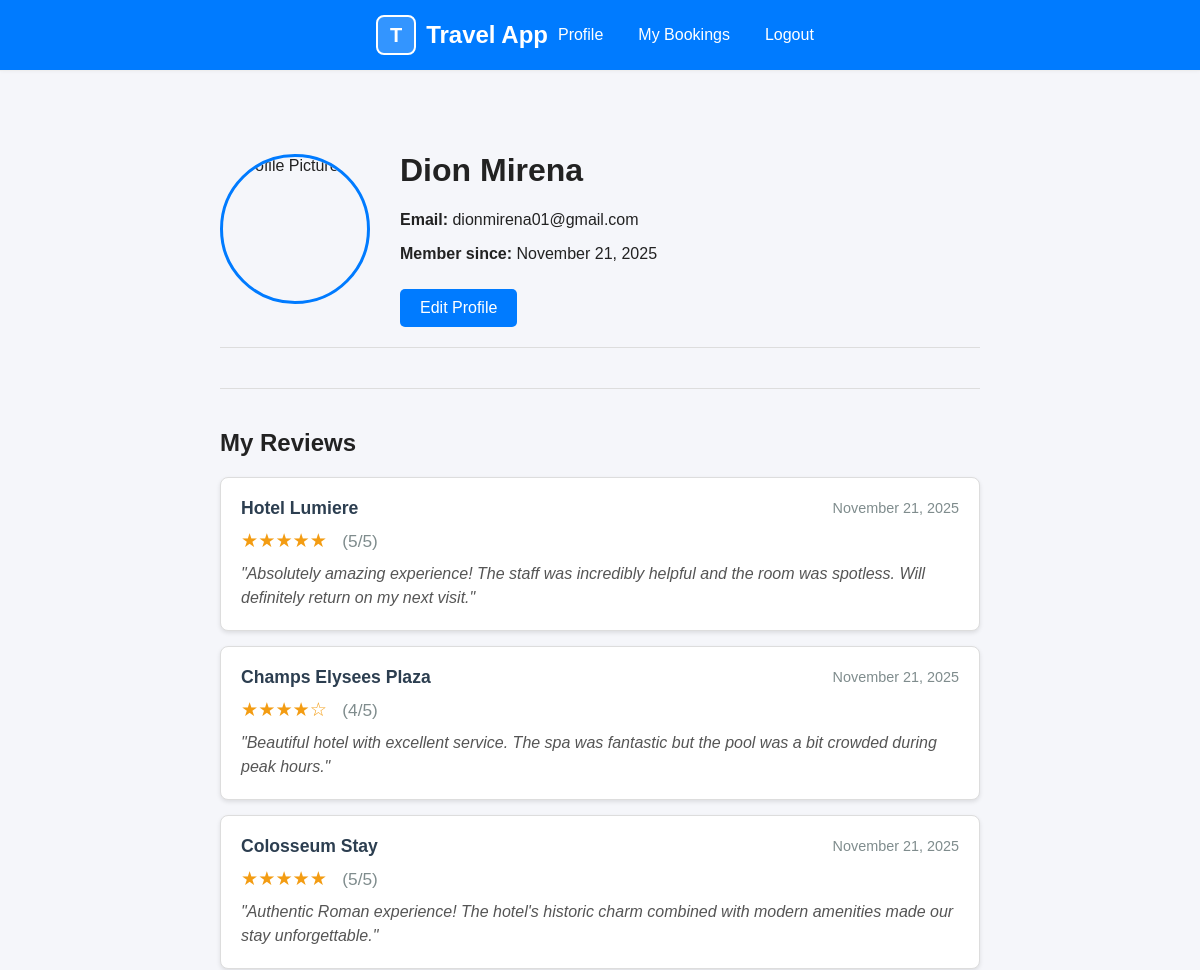
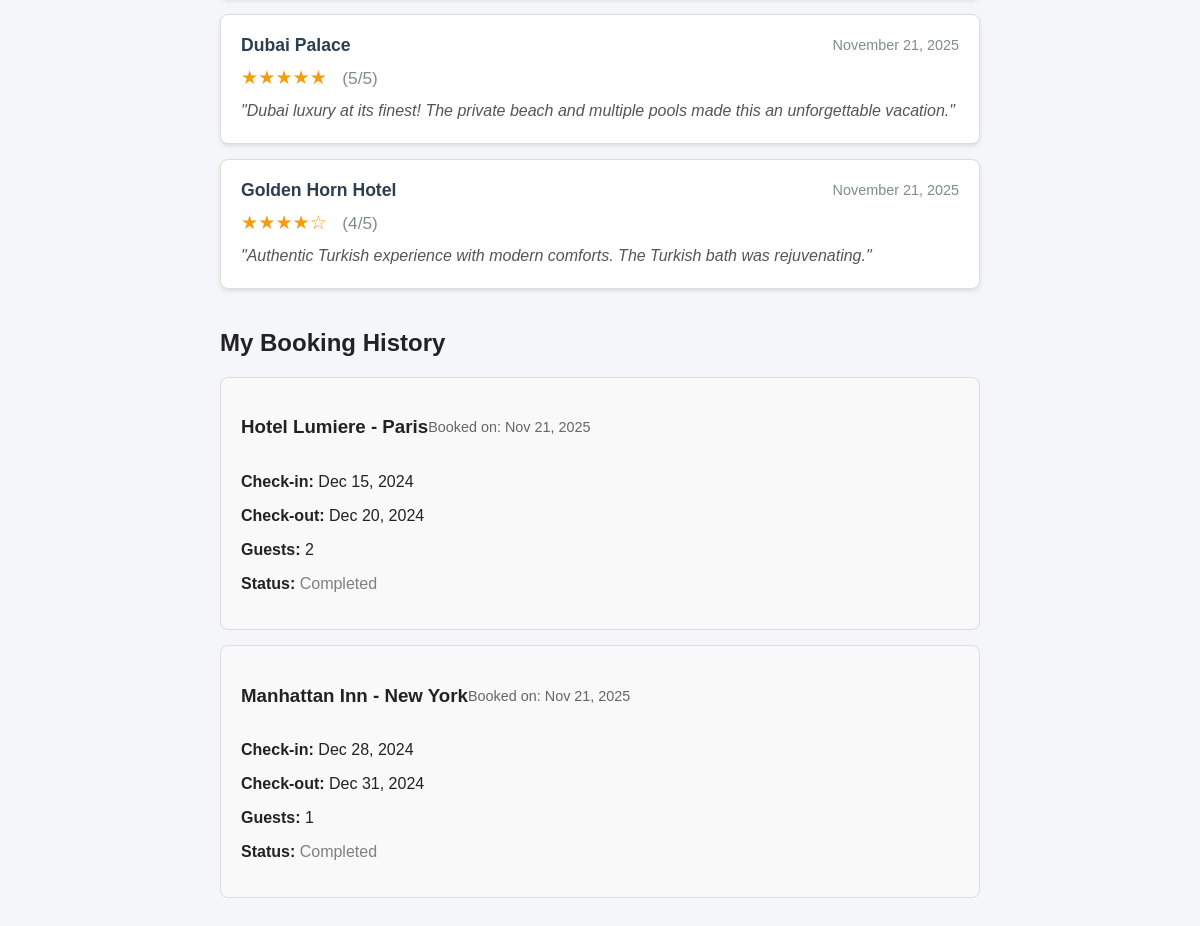
The app's page /profile.php (signed in) with its own data (2 pictures, top to bottom).
### tables this page shows
CREATE TABLE `users` (
  `id` int NOT NULL,
  `name` varchar(100) NOT NULL,
  `email` varchar(100) NOT NULL,
  `password` varchar(255) NOT NULL,
  `is_verified` tinyint(1) DEFAULT '0',
  `verify_token` varchar(255) DEFAULT NULL,
  `reset_token` varchar(255) DEFAULT NULL,
  `reset_expires` datetime DEFAULT NULL,
  `photo` varchar(255) DEFAULT NULL,
  `created_at` timestamp NULL DEFAULT CURRENT_TIMESTAMP
);

CREATE TABLE `reviews` (
  `id` int NOT NULL,
  `user_id` int DEFAULT NULL,
  `hotel_id` int DEFAULT NULL,
  `name` varchar(100) NOT NULL,
  `rating` int NOT NULL,
  `review` text NOT NULL,
  `date` timestamp NULL DEFAULT CURRENT_TIMESTAMP
);

CREATE TABLE `hotels` (
  `id` int NOT NULL,
  `place_id` int DEFAULT NULL,
  `name` varchar(100) DEFAULT NULL,
  `description` text,
  `image` text,
  `price` decimal(10,2) DEFAULT NULL,
  `amenities` text
);

CREATE TABLE `bookings` (
  `id` int NOT NULL,
  `user_id` int DEFAULT NULL,
  `user_name` varchar(100) DEFAULT NULL,
  `user_email` varchar(100) DEFAULT NULL,
  `hotel_id` int DEFAULT NULL,
  `check_in` date DEFAULT NULL,
  `check_out` date DEFAULT NULL,
  `guests` int DEFAULT NULL,
  `room_type` varchar(100) DEFAULT NULL,
  `total_amount` decimal(10,2) DEFAULT NULL,
  `status` enum('pending','confirmed','cancelled') DEFAULT 'pending',
  `created_at` timestamp NULL DEFAULT CURRENT_TIMESTAMP
);

CREATE TABLE `places` (
  `id` int NOT NULL,
  `name` varchar(100) DEFAULT NULL,
  `description` text,
  `image` text
);

### profile.php (the view, shortened to what this page needs)
<?php
require 'db.php';
$stmt = $pdo->prepare("SELECT * FROM users WHERE id=?");
$stmt->execute([$_SESSION['user_id']]);
$user = $stmt->fetch();
$stmt = $pdo->prepare("SELECT b.*, h.name as hotel_name, p.name as place_name
                       FROM bookings b
                       JOIN hotels h ON b.hotel_id = h.id
                       JOIN places p ON h.place_id = p.id
                       WHERE b.user_id = ?
                       ORDER BY b.created_at DESC");
$stmt->execute([$_SESSION['user_id']]);
$bookings = $stmt->fetchAll();
$reviews_stmt = $pdo->prepare("
    SELECT r.*, h.name as hotel_name, h.id as hotel_id
    FROM reviews r
    LEFT JOIN hotels h ON r.hotel_id = h.id
    WHERE r.user_id = ?
    ORDER BY r.date DESC
");
$reviews_stmt->execute([$_SESSION['user_id']]);
$user_reviews = $reviews_stmt->fetchAll();
?>
<?php include 'includes/template/header.php'?>
<!doctype html>
<html>
<head>
</head>
<body>
    <main class="container profile-container">
        <div class="profile-header">
            <img src="<?= !empty($user['photo']) ? htmlspecialchars($user['photo']) : 'assets/default-avatar.jpg' ?>"
                 alt="Profile Picture" class="profile-pic">
            <div class="profile-info">
                <h1><?= htmlspecialchars($user['name']) ?></h1>
                <p><strong>Email:</strong> <?= htmlspecialchars($user['email']) ?></p>
                <p><strong>Member since:</strong> <?= date('F j, Y', strtotime($user['created_at'] ?? 'now')) ?></p>
                <a href="profile_edit.php" class="btn">Edit Profile</a>
            </div>
        </div>
        <section class="reviews-history">
            <h2>My Reviews</h2>
            <?php if (count($user_reviews) > 0): ?>
                <?php foreach($user_reviews as $review): ?>
                    <div class="review-card">
                        <div class="review-header">
                            <div class="review-hotel">
                                <?php if (!empty($review['hotel_name'])): ?>
                                     <?= htmlspecialchars($review['hotel_name']) ?>
                                <?php else: ?>
                                     General Review
                                <?php endif; ?>
                            </div>
                            <span class="review-date">
                                <?= date('F j, Y', strtotime($review['date'])) ?>
                            </span>
                        </div>
                        <div class="review-rating">
                            <?= str_repeat('★', $review['rating']) . str_repeat('☆', 5 - $review['rating']) ?>
                            <span style="color: #7f8c8d; font-size: 0.9em; margin-left: 10px;">
                                (<?= $review['rating'] ?>/5)
                            </span>
                        </div>
                        <div class="review-text">
                            "<?= htmlspecialchars($review['review']) ?>"
                        </div>
                    </div>
                <?php endforeach; ?>
            <?php endif; ?>
        </section>
        <section class="booking-history">
            <h2>My Booking History</h2>
            <?php if (count($bookings) > 0): ?>
                <?php foreach($bookings as $booking): ?>
                    <div class="booking-card">
                        <div class="booking-header">
                            <h3><?= htmlspecialchars($booking['hotel_name']) ?> - <?= htmlspecialchars($booking['place_name']) ?></h3>
                            <span style="color: #666; font-size: 0.9em;">
                                Booked on: <?= date('M j, Y', strtotime($booking['created_at'])) ?>
                            </span>
                        </div>
                        <p><strong>Check-in:</strong> <?= date('M j, Y', strtotime($booking['check_in'])) ?></p>
                        <p><strong>Check-out:</strong> <?= date('M j, Y', strtotime($booking['check_out'])) ?></p>
                        <p><strong>Guests:</strong> <?= htmlspecialchars($booking['guests']) ?></p>
                        <p><strong>Status:</strong>
                            <span style="color: <?= strtotime($booking['check_out']) > time() ? 'green' : 'gray' ?>;">
                                <?= strtotime($booking['check_out']) > time() ? 'Upcoming' : 'Completed' ?>
                            </span>
                        </p>
                    </div>
                <?php endforeach; ?>
            <?php else: ?>
                <p>No bookings found. <a href="index.php">Start exploring places to book!</a></p>
            <?php endif; ?>
        </section>
    </main>
</body>
</html>

### styles.css (style rules this page uses)
:root { --accent: #2b6cb0; --muted: #666; --card-bg: #fff; background: #f5f7fb; color: #222; }
* { box-sizing:border-box }
body { font-family:system-ui,-apple-system,Segoe UI,Roboto,Arial; margin:0 }
.container { max-width:1100px;margin:0 auto;padding:16px }
button, .btn { background:var(--accent);color:#fff;padding:8px 12px;border:none;border-radius:8px;cursor:pointer;text-decoration:none;display:inline-block }
.btn { margin-top:8px }
body { font-family: Arial, sans-serif; background: #f5f6fa; margin: 0; padding: 0; }

### includes/template/header.php (style rules this page uses)
.container { max-width: 1200px; margin: 0 auto; padding: 0 20px; }

### profile.php (style rules this page uses)
.profile-container { max-width: 800px; margin: 40px auto; padding: 20px; }
.profile-header { display: flex; align-items: center; gap: 30px; margin-bottom: 40px; padding-bottom: 20px; border-bottom: 1px solid #ddd; }
.profile-pic { width: 150px; height: 150px; border-radius: 50%; object-fit: cover; border: 3px solid #007bff; }
.profile-info { flex: 1; }
.booking-history { margin-top: 40px; }
.booking-card { border: 1px solid #ddd; border-radius: 8px; padding: 20px; margin-bottom: 15px; background: #f9f9f9; }
.booking-header { display: flex; justify-content: between; align-items: center; margin-bottom: 10px; }
.btn { background: #007bff; color: white; padding: 10px 20px; text-decoration: none; border-radius: 5px; display: inline-block; margin-top: 10px; }
.reviews-history { margin-top: 40px; padding-top: 20px; border-top: 1px solid #ddd; }
.review-card { border: 1px solid #ddd; border-radius: 8px; padding: 20px; margin-bottom: 15px; background: white; box-shadow: 0 2px 4px rgba(0,0,0,0.1); }
.review-header { display: flex; justify-content: space-between; align-items: center; margin-bottom: 10px; }
.review-hotel { font-weight: bold; color: #2c3e50; font-size: 1.1em; }
.review-date { color: #7f8c8d; font-size: 0.9em; }
.review-rating { color: #f39c12; font-size: 1.2em; margin-bottom: 10px; }
.review-text { color: #555; line-height: 1.5; font-style: italic; }

### records on screen
users: name "Dion Mirena", email "dionmirena01@gmail.com", created_at "November 21, 2025"
reviews: hotel.name "Hotel Lumiere", date "November 21, 2025", rating "★★★★★", rating "5", review "Absolutely amazing experience! The staff was incredibly helpful and the room was spotless. Will definitely return on my next visit."
reviews: hotel.name "Champs Elysees Plaza", date "November 21, 2025", rating "★★★★", rating "☆", rating "4", review "Beautiful hotel with excellent service. The spa was fantastic but the pool was a bit crowded during peak hours."
reviews: hotel.name "Colosseum Stay", date "November 21, 2025", rating "★★★★★", rating "5", review "Authentic Roman experience! The hotel's historic charm combined with modern amenities made our stay unforgettable."
reviews: hotel.name "Dubai Palace", date "November 21, 2025", rating "★★★★★", rating "5", review "Dubai luxury at its finest! The private beach and multiple pools made this an unforgettable vacation."
reviews: hotel.name "Golden Horn Hotel", date "November 21, 2025", rating "★★★★", rating "☆", rating "4", review "Authentic Turkish experience with modern comforts. The Turkish bath was rejuvenating."
bookings: hotel.name "Hotel Lumiere", places.name "Paris", created_at "Nov 21, 2025", check_in "Dec 15, 2024", check_out "Dec 20, 2024", guests "2", shows "Completed"
bookings: hotel.name "Manhattan Inn", places.name "New York", created_at "Nov 21, 2025", check_in "Dec 28, 2024", check_out "Dec 31, 2024", guests "1", shows "Completed"
